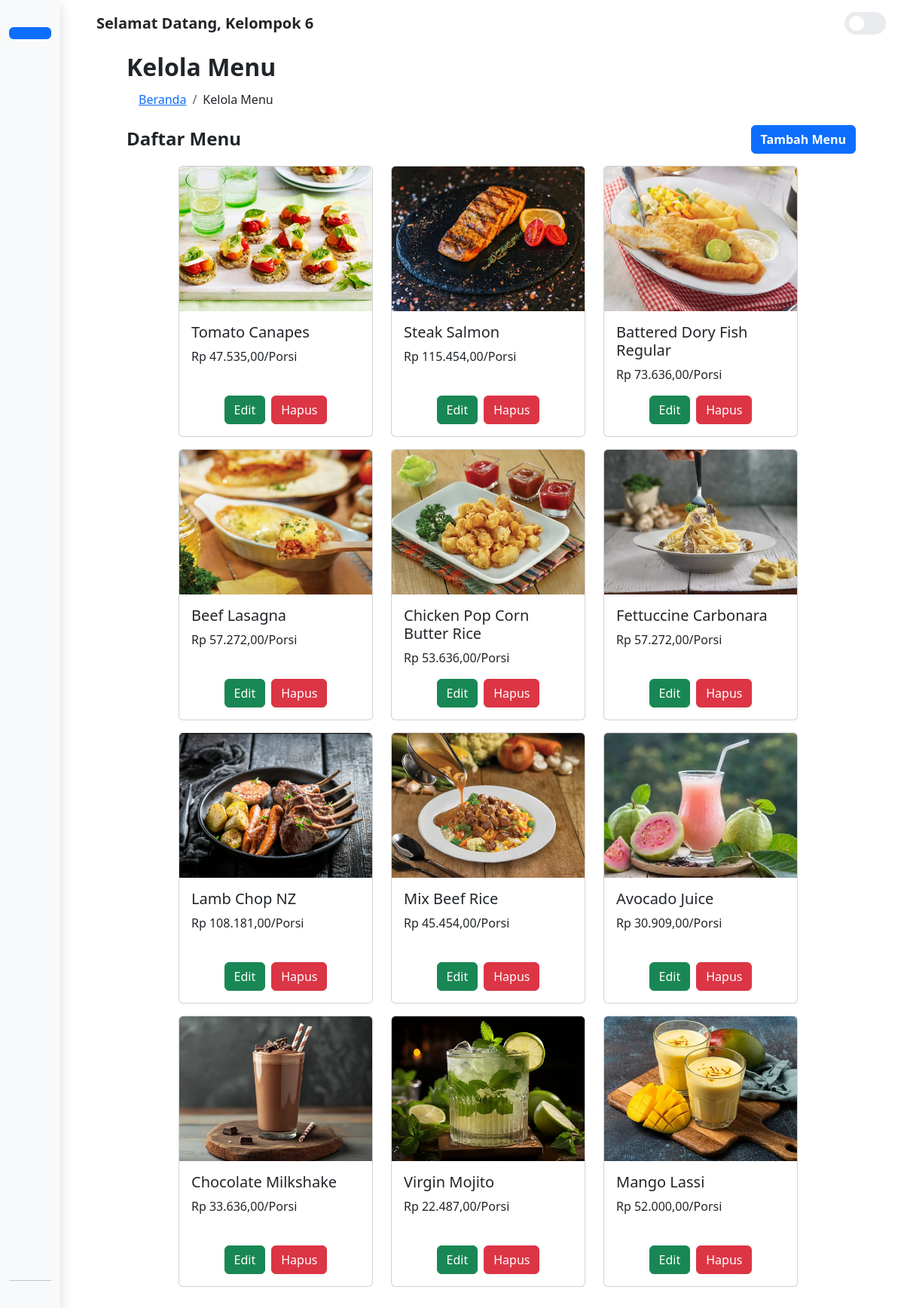
Page /kelola_menu.php (signed in) on the committed database.
### tables this page shows
CREATE TABLE `users` (
  `user_id` int(11) NOT NULL,
  `username` varchar(50) NOT NULL,
  `password` varchar(256) NOT NULL,
  `nama_lengkap` varchar(100) NOT NULL,
  `akses_id` varchar(15) NOT NULL
);

CREATE TABLE `daftar_menu` (
  `menu_id` int(11) NOT NULL,
  `nama_menu` varchar(50) NOT NULL,
  `gambar` varchar(50) NOT NULL,
  `harga` int(11) NOT NULL
);

### module/template-halaman_admin/navigasi-admin.php (called while the page is built, shortened)
<?php
$navItems = [
    ['link' => 'admin.php', 'title' => 'Beranda'],
    ['link' => 'kelola_menu.php', 'title' => 'Kelola Menu'],
    ['link' => 'transaksi.php', 'title' => 'Transaksi']
];
$currentPage = basename($_SERVER['PHP_SELF']);
foreach ($navItems as $item) {
    if ($currentPage == $item['link']) {
        $titleCurrentPage = $item['title'];
    }
}

### module/Koneksi.php (called while the page is built, shortened)
<?php
class Koneksi
{
    private $host,
        $user,
        $password,
        $dbName,
        $conn;
    public function __construct($host, $user, $password, $dbName)
    {
        $this->host = $host;
        $this->user = $user;
        $this->password = $password;
        $this->dbName = $dbName;
    }
    private function connection()
    {
        $this->conn = mysqli_connect(
            $this->host,
            $this->user,
            $this->password,
            $this->dbName
        );
    }
    public function query($query)
    {
        $result = mysqli_query($this->conn, $query);
        return $result;
    }
    public function fetchAll($query)
    {
        $result = $this->query($query);
        $rows = [];
        while ($row = mysqli_fetch_assoc($result)) {
            $rows[] = $row;
        }
        return $rows;
    }
    public function fetchRow($query)
    {
        $result = $this->query($query);
        return mysqli_fetch_assoc($result);
    }
}

### kelola_menu.php (the view, shortened to what this page needs)
<?php
include "module/template-halaman_admin/navigasi-admin.php";
include "module/Koneksi.php";
$db = new Koneksi("localhost", "root", "", "restoran");
$daftarMenu = $db->fetchAll("SELECT * FROM daftar_menu");
?>
<!DOCTYPE html>
<html lang="en" data-bs-theme="light">
<head>
  <link
    rel="stylesheet"
    href="src/bootstrap-5.3.3-dist/css/bootstrap.min.css" />
  <link rel="stylesheet" href="src/css/admin-page_style.css">
  <link rel="stylesheet" href="src/css/dark-light-mode.css" />
</head>
<body>
  <div class="container-fluid vh-100">
    <div class="row">
      <?php include "module/template-halaman_admin/template_navigasi-admin.php" ?>
      <div class="col p-3 bg-tertiary-subtle d-sm-flex flex-column vh-100 overflow-auto" id="content">
        <?php include "module/template-halaman_admin/template_header-admin.php" ?>
        <main class="d-flex flex-column px-5 py-3 py-md-4 ms-3 ms-md-4 gap-1">
          <h2 class="fw-bold"><?= $titleCurrentPage ?></h2>
          <nav class="ms-2" aria-label="breadcrumb">
            <ol class="breadcrumb">
              <li><i class="ph-fill ph-house-line align-middle pe-2 text-body-tertiary"></i></li>
              <li class="breadcrumb-item active" aria-current="page"><a href="<?= $navItems[0]['link'] ?>"><?= $navItems[0]['title'] ?></a></li>
              <li class="breadcrumb-item"><?= $titleCurrentPage ?></li>
            </ol>
          </nav>
          <div class="row g-3 justify-content-center">
            <div class="col-12 d-flex justify-content-between">
              <span class="fs-4 fw-semibold">Daftar Menu</span>
              <button class="btn btn-primary fw-semibold" data-bs-toggle="modal" data-bs-target="#modalTambahDaftarMenu">
                <i class="ph-bold ph-plus"></i> Tambah Menu
              </button>
            </div>
            <?php $counter = 0 ?>
            <?php foreach ($daftarMenu as $menu): ?>
              <div class="col-auto">
                <div class="card me-2">
                  <img src="src/img/<?= $menu['gambar'] ?>" class="card-img-top bg-dark-subtle img-fluid" style="width: 16rem ;height: 12rem;"></img>
                  <div class="card-body">
                    <div class="mb-3" style="width: 224px; height: 80px;">
                      <h5 class="card-title" style="width: 224px;"><?= $menu['nama_menu'] ?></h5>
                      <span>Rp <?= number_format($menu['harga'], 2, ',', '.') ?>/Porsi</span>
                    </div>
                    <div class="d-flex gap-2 justify-content-center">
                      <button type="button" class="btn btn-success" data-bs-toggle="modal" data-bs-target="#modalEditDaftarMenu<?= $counter++ ?>">
                        <i class="ph-fill ph-pencil-line"></i> Edit
                      </button>
                      <form action="crud/hapus-daftar_menu.php" method="post">
                        <button type="submit" class="btn btn-danger" name="hapus_menu" onclick="return confirm('Apakah anda yakin ingin menghapus menu?')">
                          <i class="ph-fill ph-eraser"></i> Hapus
                        </button>
                      </form>
                    </div>
                  </div>
                </div>
              </div>
            <?php endforeach ?>
          </div>
        </main>
      </div>
    </div>
  </div>
</body>
</html>

### module/template-halaman_admin/template_navigasi-admin.php (shortened to what this page needs)
<div class="offcanvas-lg offcanvas-start d-none bg-body-tertiary vh-100 d-lg-flex flex-column text-body py-3 sidebar-close shadow" data-bs-scroll="true" data-bs-backdrop="false" tabindex="-1" id="sidebarParent">
  <ul class="nav nav-pills flex-column h-100" id="menu">
    <?php foreach ($navItems as $item): ?>
      <li class="nav-item mb-1">
        <a
          href='<?= $item["link"] ?>'
          class="nav nav-link text-body d-flex gap-3 align-items-center <?= $currentPage ==  $item['link'] ? 'active' : '' ?>">
        </a>
      </li>
    <?php endforeach ?>
  </ul>
  <hr class="w-100" />
  <ul class="nav flex-column">
    <li class="nav-item">
      <a
        href="logout.php"
        class="nav nav-link text-body d-flex gap-2 align-items-center">
      </a>
    </li>
  </ul>
</div>

### module/template-halaman_admin/template_header-admin.php (shortened to what this page needs)
<?php
$user = $db->fetchRow("SELECT * FROM users WHERE user_id = '{$_SESSION['login']}'");
?>
<header class="d-flex align-items-center justify-content-between">
    <div class="ms-2 d-flex gap-4">
        <span class="fs-5 fw-semibold">Selamat Datang, <?= $user['nama_lengkap'] ?></span>
    </div>
    <div class="me-2">
        <label for="darkLightcheckbox" class="dark-light-checkbox-label bg-body-secondary">
            <span class="ball bg-body"></span>
        </label>
    </div>
</header>

### src/css/admin-page_style.css (style rules this page uses)
.sidebar-close { width: 80px; }

### src/css/dark-light-mode.css (style rules this page uses)
.dark-light-checkbox-label { width: 55px; height: 30px; border-radius: 55px; position: relative; padding: 15px; display: flex; justify-content: center; align-items: center; }
.dark-light-checkbox-label .ball { width: 20px; height: 20px; position: absolute; left: 6px; top: 5px; border-radius: 50%; transition: transform 0.2s linear; }

### rows in the picture
users: nama_lengkap "Kelompok 6"
daftar_menu: gambar (picture), nama_menu "Tomato Canapes", harga "47.535,00"
daftar_menu: gambar (picture), nama_menu "Steak Salmon", harga "115.454,00"
daftar_menu: gambar (picture), nama_menu "Battered Dory Fish Regular", harga "73.636,00"
daftar_menu: gambar (picture), nama_menu "Beef Lasagna", harga "57.272,00"
daftar_menu: gambar (picture), nama_menu "Chicken Pop Corn Butter Rice", harga "53.636,00"
daftar_menu: gambar (picture), nama_menu "Fettuccine Carbonara", harga "57.272,00"
daftar_menu: gambar (picture), nama_menu "Lamb Chop NZ", harga "108.181,00"
daftar_menu: gambar (picture), nama_menu "Mix Beef Rice", harga "45.454,00"
daftar_menu: gambar (picture), nama_menu "Avocado Juice", harga "30.909,00"
daftar_menu: gambar (picture), nama_menu "Chocolate Milkshake", harga "33.636,00"
daftar_menu: gambar (picture), nama_menu "Virgin Mojito", harga "22.487,00"
daftar_menu: gambar (picture), nama_menu "Mango Lassi", harga "52.000,00"

### other values in the picture
$titleCurrentPage "Kelola Menu"
$navItems[0]['title'] "Beranda"
